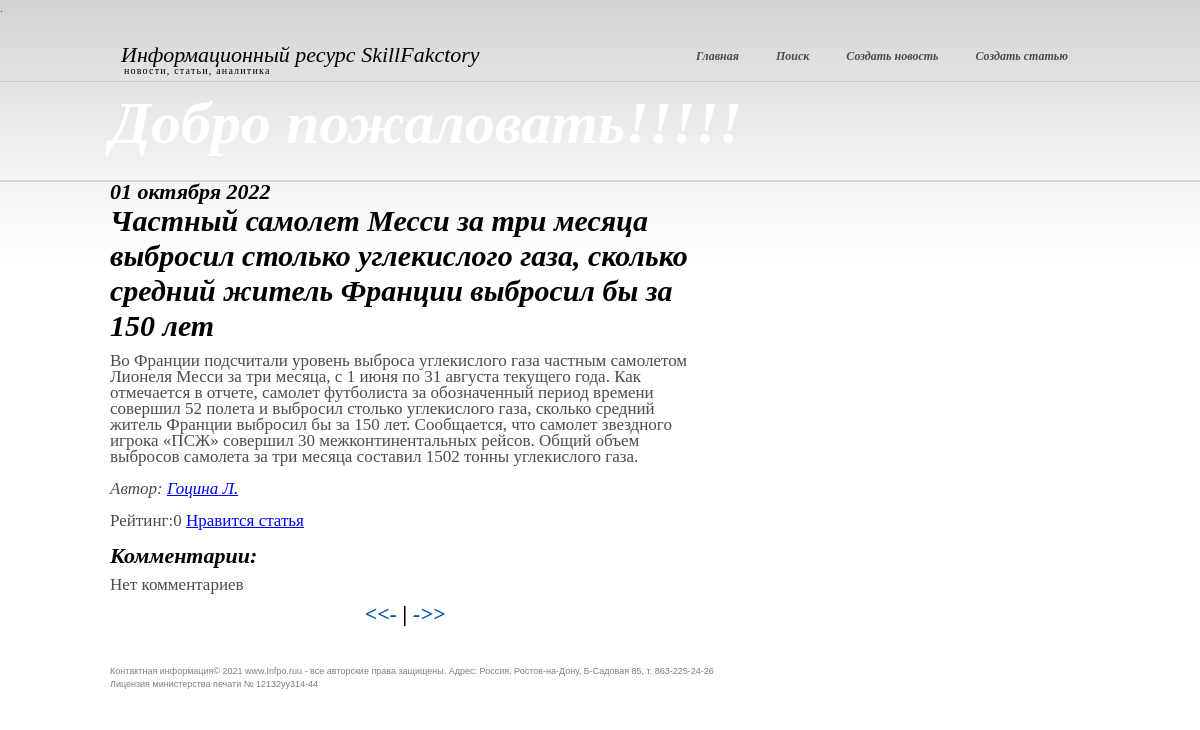
Screenshot of /home/43 with the database file from the repository.
### news/models.py (models this page shows, shortened)
class Post(models.Model):
    head_article = models.CharField(max_length=255)  # post`s name
    text_post = models.TextField()  # text
    date = models.DateTimeField(auto_now_add = True)  # date of the post will be added
    type_post = models.CharField(max_length = 20, choices = POSITIONS, default = 'news')  # post`s type : news or article
    sum_rank = models.IntegerField(default = 0)
    id_author = models.ForeignKey('Author', on_delete = models.CASCADE)  # onetomany relation to the table "Author"
    category = models.ManyToManyField('Category', through = PostCategory)  # manytomany relation to the table "Category"

class Author(models.Model):
    full_name = models.CharField(max_length = 255)
    e_mail = models.EmailField(max_length = 150, null = True)
    rank = models.IntegerField(default = 0)
    id_users = models.OneToOneField(User, on_delete = models.DO_NOTHING)  # onetomany relation to the table "User"

### news/views.py (the view)
class News(DetailView):
    model = Post
    template_name = 'new.html'
    context_object_name = 'new'
    def get_context_data(self, **kwargs):
        context = super().get_context_data(**kwargs)
        context['comments'] = context['new'].comments_set.all().values('text', 'id_users__username', 'date', 'sum_rank')
        context['next'] = Post.objects.filter(id__gt=context['new'].id).order_by('id').values('id').first()
        context['prev'] = Post.objects.filter(id__lt=context['new'].id).order_by('-id').values('id').first()
        return context

### news/templatetags/custom_filters.py (called while the page is built)
@register.filter()
def currency(value):
    if isinstance(value, str):
        str1 = value.split()
        value = str1[0] + ' '
        for i in range(1, len(str1)):
            value += str1[i][0] + '.'
    return value

@register.filter()
def censor(value):
    if isinstance(value, str):
        a = ['хрен', 'редиска', 'тыква']
        for i in a:
            b = ' '+i[0]+'*' * (len(i)-1)+' '
            value = value.replace(i, b)
    return value

### templates/new.html (shortened to what this page needs)
{% extends 'flatpages/default.html' %}
{% load custom_filters %}
{% block content %}
    <div class="col">
      <div class="post">
            <h3>{{ new.date|date:'d E Y' }}</h3>
            <h2 >{{ new.head_article| censor }}</h2>
        <p class="new">{{ new.text_post| censor }}
            <br><br><i>Автор:
            <a class="tooltip" href="mailto:">{{ new.id_author.full_name | currency }}
                </a></i>
                <br><br>
                Рейтинг:{{ new.sum_rank }} <a href="like/{{new.id }}" title="рейтинг +1">Нравится статья</a>
                <br><br>
                <h3>Комментарии:</h3>
                {% for i in comments %}
                    <p><b>{{ i.date }}</b> | <b>{{ i.id_users__username }}</b> | <b>рейтинг:
                    {{ i.sum_rank }}</b> :<br> {{ i.text }} </p>
                {% empty %}
                    <p>Нет комментариев</p>
                {% endfor %}
        </p>
          <h3 align="center">
          {% if prev.id %}
            <a href="/home/{{prev.id}}" title="Предыдущие новости"> <<- </a>
          {% endif %}
          |
          {% if next.id %}
            <a href="/home/{{next.id}}" title="Следующие новости"> ->> </a>
          {% endif %}
          </h3>
      </div>
    </div>
{% endblock content %}

### static/css/styles.css (style rules this page uses)
* { margin:0; padding:0; outline:0; }
body { font-size:11px; line-height:16px; font-family:Georgia, serif; color:#4c4c4c; background:#fff url(images/body-bg.gif) repeat-x 0 0; }
a { color:#0252aa; text-decoration:none; cursor:pointer; }
.col { float:left; display:inline; width:590px; margin-right:28px; padding-bottom:41px; }
.post h2 { color:#000; font-size:30px; font-style:italic; line-height:35px; }
.post h3 { color:#000; font-size:22px; font-style:italic; line-height:22px; }
.post a { text-decoration:none; }
.post p { font-size:17px; padding-top:10px; }
.post p a { color:blue; text-decoration:underline; }

### rows the page displays
Post: date "01 октября 2022", head_article|censor "Частный самолет Месси за три месяца выбросил столько углекислого газа, сколько средний житель Франции выбросил бы за 150 лет", text_post|censor "Во Франции подсчитали уровень выброса углекислого газа частным самолетом Лионеля Месси за три месяца, с 1 июня по 31 августа текущего года. Как отмечается в отчете, самолет футболиста за обозначенный период времени совершил 52 полета и выбросил столько углекислого газа, сколько средний житель Франции выбросил бы за 150 лет. Сообщается, что самолет звездного игрока «ПСЖ» совершил 30 межконтинентальных рейсов. Общий объем выбросов самолета за три месяца составил 1502 тонны углекислого газа.", id_author.full_name "Гоцина Л.", sum_rank "0"
